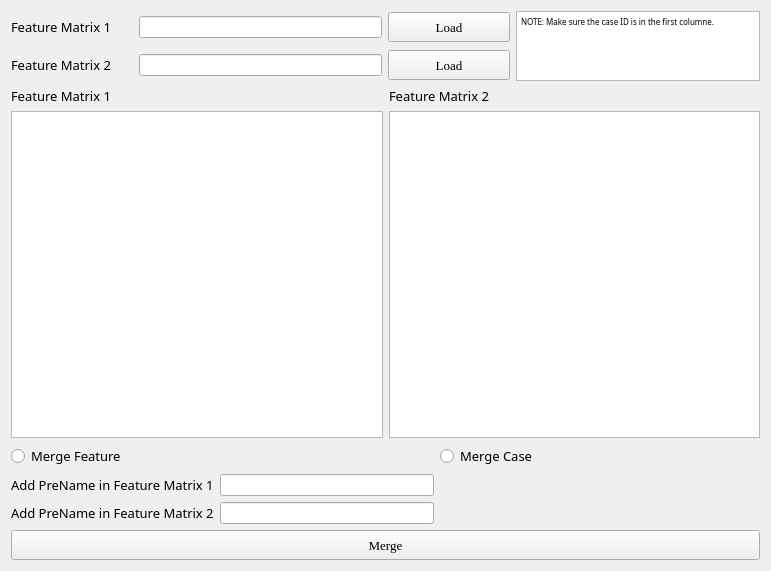
<?xml version="1.0" encoding="UTF-8"?>
<ui version="4.0">
 <class>FeatureMerge</class>
 <widget class="QWidget" name="FeatureMerge">
  <property name="geometry">
   <rect>
    <x>0</x>
    <y>0</y>
    <width>771</width>
    <height>571</height>
   </rect>
  </property>
  <property name="windowTitle">
   <string>Feature Merge</string>
  </property>
  <layout class="QGridLayout" name="gridLayout_4">
   <item row="0" column="0">
    <layout class="QVBoxLayout" name="verticalLayout">
     <item>
      <layout class="QGridLayout" name="gridLayout" columnstretch="1,2,1,2" columnminimumwidth="1,2,1,2">
       <item row="0" column="0">
        <widget class="QLabel" name="label">
         <property name="font">
          <font>
           <family>Adobe Devanagari</family>
           <pointsize>10</pointsize>
          </font>
         </property>
         <property name="text">
          <string>Feature Matrix 1</string>
         </property>
        </widget>
       </item>
       <item row="0" column="1">
        <widget class="QLineEdit" name="lineEditFeature1Path"/>
       </item>
       <item row="0" column="2">
        <widget class="QPushButton" name="buttonLoadFeatureMatrix1">
         <property name="sizePolicy">
          <sizepolicy hsizetype="Minimum" vsizetype="Fixed">
           <horstretch>0</horstretch>
           <verstretch>0</verstretch>
          </sizepolicy>
         </property>
         <property name="minimumSize">
          <size>
           <width>0</width>
           <height>30</height>
          </size>
         </property>
         <property name="font">
          <font>
           <family>Times New Roman</family>
           <pointsize>10</pointsize>
          </font>
         </property>
         <property name="text">
          <string>Load</string>
         </property>
        </widget>
       </item>
       <item row="0" column="3" rowspan="2">
        <widget class="QTextEdit" name="textEditDescription">
         <property name="font">
          <font>
           <family>Adobe Devanagari</family>
           <pointsize>10</pointsize>
          </font>
         </property>
         <property name="html">
          <string>&lt;!DOCTYPE HTML PUBLIC &quot;-//W3C//DTD HTML 4.0//EN&quot; &quot;http://www.w3.org/TR/REC-html40/strict.dtd&quot;&gt;
&lt;html&gt;&lt;head&gt;&lt;meta name=&quot;qrichtext&quot; content=&quot;1&quot; /&gt;&lt;meta charset=&quot;utf-8&quot; /&gt;&lt;style type=&quot;text/css&quot;&gt;
p, li { white-space: pre-wrap; }
hr { height: 1px; border-width: 0; }
&lt;/style&gt;&lt;/head&gt;&lt;body style=&quot; font-family:'Adobe Devanagari'; font-size:10pt; font-weight:400; font-style:normal;&quot;&gt;
&lt;p style=&quot; margin-top:0px; margin-bottom:0px; margin-left:0px; margin-right:0px; -qt-block-indent:0; text-indent:0px;&quot;&gt;&lt;span style=&quot; font-family:'SimSun'; font-size:6pt;&quot;&gt;NOTE: Make sure the case ID is in the first columne.&lt;/span&gt;&lt;/p&gt;&lt;/body&gt;&lt;/html&gt;</string>
         </property>
        </widget>
       </item>
       <item row="1" column="0">
        <widget class="QLabel" name="label_2">
         <property name="font">
          <font>
           <family>Adobe Devanagari</family>
           <pointsize>10</pointsize>
          </font>
         </property>
         <property name="text">
          <string>Feature Matrix 2</string>
         </property>
        </widget>
       </item>
       <item row="1" column="1">
        <widget class="QLineEdit" name="lineEditFeature2Path"/>
       </item>
       <item row="1" column="2">
        <widget class="QPushButton" name="buttonLoadFeatureMatrix2">
         <property name="sizePolicy">
          <sizepolicy hsizetype="Minimum" vsizetype="Fixed">
           <horstretch>0</horstretch>
           <verstretch>0</verstretch>
          </sizepolicy>
         </property>
         <property name="minimumSize">
          <size>
           <width>0</width>
           <height>30</height>
          </size>
         </property>
         <property name="font">
          <font>
           <family>Times New Roman</family>
           <pointsize>10</pointsize>
          </font>
         </property>
         <property name="text">
          <string>Load</string>
         </property>
        </widget>
       </item>
      </layout>
     </item>
     <item>
      <layout class="QGridLayout" name="gridLayout_2">
       <item row="1" column="0">
        <widget class="QTableWidget" name="tableFeature1"/>
       </item>
       <item row="0" column="0">
        <widget class="QLabel" name="label_5">
         <property name="font">
          <font>
           <family>Adobe Devanagari</family>
           <pointsize>10</pointsize>
          </font>
         </property>
         <property name="text">
          <string>Feature Matrix 1</string>
         </property>
        </widget>
       </item>
       <item row="1" column="1">
        <widget class="QTableWidget" name="tableFeature2"/>
       </item>
       <item row="0" column="1">
        <widget class="QLabel" name="label_6">
         <property name="font">
          <font>
           <family>Adobe Devanagari</family>
           <pointsize>10</pointsize>
          </font>
         </property>
         <property name="text">
          <string>Feature Matrix 2</string>
         </property>
        </widget>
       </item>
      </layout>
     </item>
     <item>
      <layout class="QGridLayout" name="gridLayout_3" columnstretch="1,2,3" columnminimumwidth="1,2,3">
       <item row="0" column="0">
        <widget class="QRadioButton" name="radioMergeTypeFeatures">
         <property name="font">
          <font>
           <family>Adobe Devanagari</family>
           <pointsize>10</pointsize>
          </font>
         </property>
         <property name="text">
          <string>Merge Feature</string>
         </property>
        </widget>
       </item>
       <item row="0" column="2">
        <widget class="QRadioButton" name="radioMergeTypeCases">
         <property name="font">
          <font>
           <family>Adobe Devanagari</family>
           <pointsize>10</pointsize>
          </font>
         </property>
         <property name="text">
          <string>Merge Case</string>
         </property>
        </widget>
       </item>
       <item row="1" column="0">
        <widget class="QLabel" name="label_3">
         <property name="font">
          <font>
           <family>Adobe Devanagari</family>
           <pointsize>10</pointsize>
          </font>
         </property>
         <property name="text">
          <string>Add PreName in Feature Matrix 1</string>
         </property>
        </widget>
       </item>
       <item row="1" column="1">
        <widget class="QLineEdit" name="lineEditPreName1"/>
       </item>
       <item row="2" column="0">
        <widget class="QLabel" name="label_4">
         <property name="font">
          <font>
           <family>Adobe Devanagari</family>
           <pointsize>10</pointsize>
          </font>
         </property>
         <property name="text">
          <string>Add PreName in Feature Matrix 2</string>
         </property>
        </widget>
       </item>
       <item row="2" column="1">
        <widget class="QLineEdit" name="lineEditPreName2"/>
       </item>
      </layout>
     </item>
     <item>
      <widget class="QPushButton" name="buttonMerge">
       <property name="sizePolicy">
        <sizepolicy hsizetype="Minimum" vsizetype="Fixed">
         <horstretch>0</horstretch>
         <verstretch>0</verstretch>
        </sizepolicy>
       </property>
       <property name="minimumSize">
        <size>
         <width>0</width>
         <height>30</height>
        </size>
       </property>
       <property name="font">
        <font>
         <family>Times New Roman</family>
         <pointsize>10</pointsize>
        </font>
       </property>
       <property name="text">
        <string>Merge</string>
       </property>
      </widget>
     </item>
    </layout>
   </item>
  </layout>
 </widget>
 <resources/>
 <connections/>
</ui>
